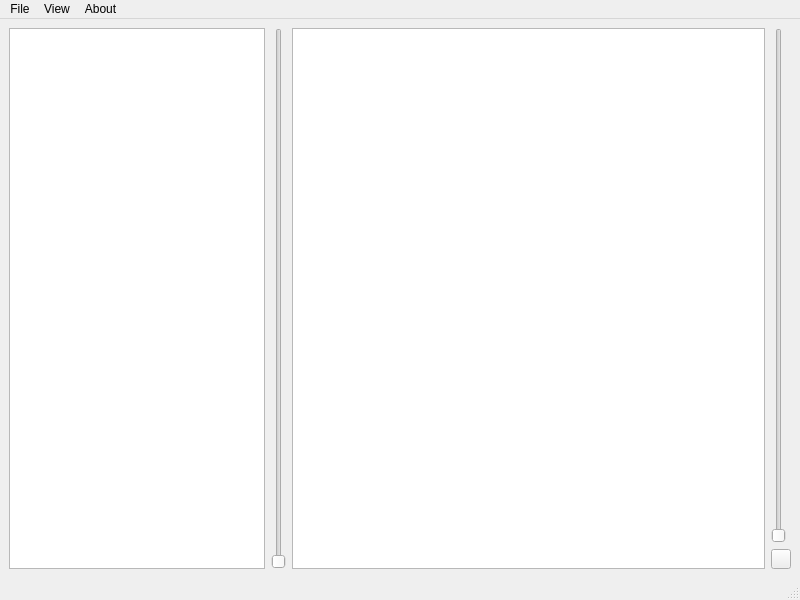
<?xml version="1.0" encoding="UTF-8"?>
<ui version="4.0">
 <class>DicomMainWindow</class>
 <widget class="QMainWindow" name="DicomMainWindow">
  <property name="geometry">
   <rect>
    <x>0</x>
    <y>0</y>
    <width>800</width>
    <height>600</height>
   </rect>
  </property>
  <property name="windowTitle">
   <string>Dicom Viewer</string>
  </property>
  <widget class="QWidget" name="centralwidget">
   <layout class="QHBoxLayout" name="horizontalLayout_2">
    <item>
     <layout class="QHBoxLayout" name="horizontalLayout">
      <item>
       <widget class="QListView" name="listFileView">
        <property name="sizePolicy">
         <sizepolicy hsizetype="Preferred" vsizetype="Preferred">
          <horstretch>0</horstretch>
          <verstretch>0</verstretch>
         </sizepolicy>
        </property>
       </widget>
      </item>
      <item>
       <widget class="QSlider" name="contrastVerticalSlider">
        <property name="orientation">
         <enum>Qt::Vertical</enum>
        </property>
       </widget>
      </item>
      <item>
       <widget class="QGraphicsView" name="graphicsView"/>
      </item>
      <item>
       <layout class="QVBoxLayout" name="verticalLayout">
        <item>
         <widget class="QSlider" name="imageVerticalSlider">
          <property name="orientation">
           <enum>Qt::Vertical</enum>
          </property>
         </widget>
        </item>
        <item>
         <widget class="QPushButton" name="playButton">
          <property name="sizePolicy">
           <sizepolicy hsizetype="Preferred" vsizetype="Fixed">
            <horstretch>0</horstretch>
            <verstretch>0</verstretch>
           </sizepolicy>
          </property>
          <property name="maximumSize">
           <size>
            <width>20</width>
            <height>20</height>
           </size>
          </property>
          <property name="text">
           <string/>
          </property>
         </widget>
        </item>
       </layout>
      </item>
     </layout>
    </item>
   </layout>
  </widget>
  <widget class="QMenuBar" name="menubar">
   <property name="geometry">
    <rect>
     <x>0</x>
     <y>0</y>
     <width>800</width>
     <height>24</height>
    </rect>
   </property>
   <widget class="QMenu" name="fileMenu">
    <property name="title">
     <string>File</string>
    </property>
   </widget>
   <widget class="QMenu" name="viewMenu">
    <property name="title">
     <string>View</string>
    </property>
   </widget>
   <widget class="QMenu" name="aboutMenu">
    <property name="title">
     <string>About</string>
    </property>
   </widget>
   <addaction name="fileMenu"/>
   <addaction name="viewMenu"/>
   <addaction name="aboutMenu"/>
  </widget>
  <widget class="QStatusBar" name="statusbar"/>
  <action name="actionOpen">
   <property name="text">
    <string>Open..</string>
   </property>
  </action>
  <action name="actionDetails">
   <property name="text">
    <string>Patient Details</string>
   </property>
  </action>
  <action name="actionLLM">
   <property name="text">
    <string>LLM</string>
   </property>
  </action>
  <action name="action3D">
   <property name="text">
    <string>3D</string>
   </property>
  </action>
 </widget>
 <resources/>
 <connections/>
</ui>
